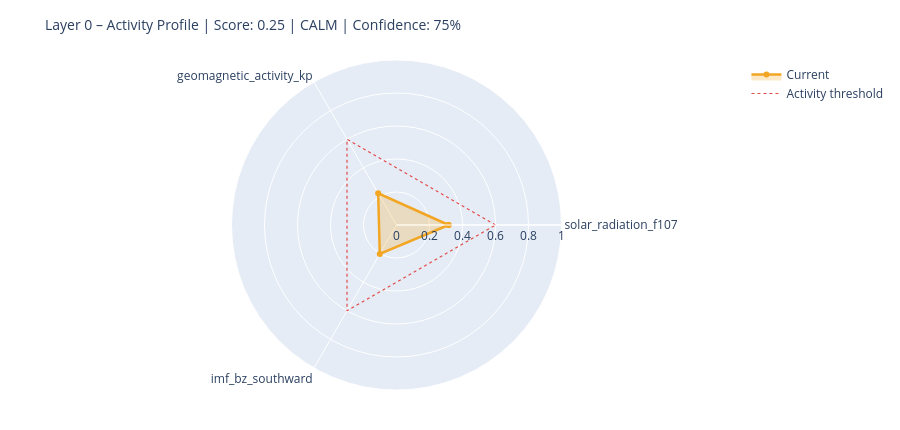

Notebook code cell kept with this figure:
### Markdown cell above
---
## 6. State Assessment & Handoff to Layer 1

### Code cell
# ============================================================
# STEP 1 – Collect raw values with source modes
# Mode: 'primary' | 'fallback_3h' | 'last_valid' | 'missing'
# ============================================================

def safe_last(df, col):
    if df is None or col not in df.columns: return None
    s = df[col].dropna()
    return float(s.iloc[-1]) if not s.empty else None

f107_now = safe_last(df_f107, 'f10.7')
bz_now   = safe_last(df_mag,  'bz_gsm')
kp_now   = safe_last(df_kp,   'kp')
sw_now   = safe_last(df_sw,   'speed')

source_modes = {
    'F10.7':    'primary'  if f107_now is not None else 'missing',
    'Kp':       'primary'  if kp_now   is not None else 'missing',
    'IMF_Bz':   'primary'  if bz_now   is not None else 'missing',
    'SW_speed': 'primary'  if sw_now   is not None else 'missing',
}

# Kp Fallback – 3h endpoint
if kp_now is None:
    try:
        r = requests.get(
            'https://services.swpc.noaa.gov/json/noaa-planetary-k-index.json',
            timeout=10)
        r.raise_for_status()
        fb = pd.DataFrame(r.json())
        tc = next((c for c in fb.columns if 'time' in c.lower()), fb.columns[0])
        kc = next((c for c in fb.columns if 'kp' in c.lower() and c != tc), None)
        if kc:
            fb[kc] = fb[kc].astype(str).str.extract(r'([0-9]+(?:\.[0-9]*)?)')[0]
            fb[kc] = pd.to_numeric(fb[kc], errors='coerce')
            fb = fb[fb[kc] >= 0].dropna(subset=[kc])
            if not fb.empty:
                kp_now = float(fb[kc].iloc[-1])
                source_modes['Kp'] = 'fallback_3h'
                print(f'  Kp fallback (3h): {kp_now:.1f}')
    except Exception as e:
        print(f'  Kp fallback failed: {e}')

# Solar Wind Fallback – last valid value
if sw_now is None and df_sw is not None and 'speed' in df_sw.columns:
    s = df_sw['speed'].dropna()
    if not s.empty:
        sw_now = float(s.iloc[-1])
        source_modes['SW_speed'] = 'last_valid'
        print(f'  SW fallback (last_valid): {sw_now:.0f} km/s')

print()
print('Source modes:', source_modes)

# ============================================================
# STEP 2 – Score from available components only
# ============================================================

def norm(v, lo, hi):
    if v is None: return None
    return max(0.0, min(1.0, (v - lo) / (hi - lo)))

COMPONENTS = {
    'solar_radiation_f107':    (f107_now, norm(f107_now, 60, 250)),
    'geomagnetic_activity_kp': (kp_now,   norm(kp_now,   0,   9)),
    'imf_bz_southward':        (bz_now,   norm(-(bz_now or 0) if bz_now else None, -5, 30)
                                           if bz_now is not None else None),
    'solar_wind_speed':        (sw_now,   norm(sw_now, 300, 800)),
}

available   = {k: v[1] for k, v in COMPONENTS.items() if v[1] is not None}
unavailable = [k for k, v in COMPONENTS.items() if v[1] is None]

layer0_score = round(sum(available.values()) / len(available), 4) if available else None
confidence   = round(len(available) / len(COMPONENTS), 2)

level = ('unknown'  if layer0_score is None
         else 'calm'     if layer0_score < 0.3
         else 'moderate' if layer0_score < 0.6
         else 'active')

# ============================================================
# STEP 3 – Dominant Driver
# ============================================================

def dominant_driver(kp, f107, bz, sw):
    candidates = []
    if kp   is not None and kp   >= 4:   candidates.append(('geomagnetic',    kp / 9))
    if sw   is not None and sw   >= 500:  candidates.append(('solar_wind',     sw / 800))
    if bz   is not None and bz   <= -5:   candidates.append(('imf_southward',  abs(bz) / 30))
    if f107 is not None and f107 >= 150:  candidates.append(('solar_radiation',f107 / 250))
    return max(candidates, key=lambda x: x[1])[0] if candidates else 'none'

driver = dominant_driver(kp_now, f107_now, bz_now, sw_now)

# ============================================================
# STEP 4 – Downstream expectations
# ============================================================

def downstream_expectation(driver, score, kp, bz, f107):
    exp = {
        'magnetosphere':        'calm',
        'ionosphere':           'calm',
        'schumann_resonance':   'unchanged',
        'lithosphere_currents': 'low',
    }
    if driver == 'geomagnetic' or (kp and kp >= 5):
        exp['magnetosphere']        = 'compressed / storm'
        exp['ionosphere']           = 'elevated disturbance (TEC variability)'
        exp['schumann_resonance']   = 'elevated amplitude possible'
        exp['lithosphere_currents'] = 'elevated induction currents'
    elif driver == 'imf_southward' or (bz and bz <= -5):
        exp['magnetosphere']        = 'energy coupling active'
        exp['ionosphere']           = 'elevated electron density possible'
        exp['schumann_resonance']   = 'slight modulation possible'
    elif driver == 'solar_radiation' or (f107 and f107 >= 150):
        exp['ionosphere']           = 'elevated ionization (F-layer)'
        exp['schumann_resonance']   = 'slightly elevated background activity'
    return exp

downstream = downstream_expectation(driver, layer0_score, kp_now, bz_now, f107_now)

# ============================================================
# CONSOLE OUTPUT
# ============================================================

W = 58
print('=' * W)
print('LAYER 0 – STATE ASSESSMENT')
print('=' * W)
for name, (raw_v, score_v) in COMPONENTS.items():
    if score_v is not None:
        bar = '█' * int(score_v * 20) + '░' * (20 - int(score_v * 20))
        print(f'  {name:<35}  {bar}  {score_v:.2f}')
    else:
        print(f'  {name:<35}  {"─" * 20}  n/a')
print('-' * W)
print(f'  Score ({len(available)}/{len(COMPONENTS)} components):  {layer0_score:.3f}')
print(f'  Confidence:         {confidence:.0%}')
print(f'  Level:              {level.upper()}')
print(f'  Dominant Driver:    {driver}')

# Radar chart
cats = list(available.keys())
vals = list(available.values())
if len(cats) >= 3:
    fig = go.Figure()
    fig.add_trace(go.Scatterpolar(
        r=vals + [vals[0]], theta=cats + [cats[0]],
        fill='toself', fillcolor='rgba(242,166,35,0.25)',
        line=dict(color='#F2A623', width=2.5), name='Current'
    ))
    fig.add_trace(go.Scatterpolar(
        r=[0.6] * (len(cats) + 1), theta=cats + [cats[0]],
        line=dict(color='#E24B4A', dash='dot', width=1.2),
        mode='lines', name='Activity threshold'
    ))
    fig.update_layout(
        title=dict(text=f'Layer 0 – Activity Profile | Score: {layer0_score:.2f} | {level.upper()} | Confidence: {confidence:.0%}',
                   font=dict(size=14)),
        polar=dict(radialaxis=dict(visible=True, range=[0, 1])),
        height=430, showlegend=True,
        margin=dict(l=60, r=60, t=60, b=40)
    )
    fig.show()

### Figure 1 — Plotly figure (JSON) as saved in the notebook; plotly's stock layout.template omitted (floating-point values rounded to 4 significant figures)
{"data": [{"fill": "toself", "fillcolor": "rgba(242,166,35,0.25)", "line": {"color": "#F2A623", "width": 2.5}, "name": "Current", "r": [0.3158, 0.2222, 0.2026, 0.3158], "theta": ["solar_radiation_f107", "geomagnetic_activity_kp", "imf_bz_southward", "solar_radiation_f107"], "type": "scatterpolar"}, {"line": {"color": "#E24B4A", "dash": "dot", "width": 1.2}, "mode": "lines", "name": "Activity threshold", "r": [0.6, 0.6, 0.6, 0.6], "theta": ["solar_radiation_f107", "geomagnetic_activity_kp", "imf_bz_southward", "solar_radiation_f107"], "type": "scatterpolar"}], "layout": {"height": 430, "margin": {"b": 40, "l": 60, "r": 60, "t": 60}, "polar": {"radialaxis": {"range": [0, 1], "visible": true}}, "showlegend": true, "title": {"font": {"size": 14}, "text": "Layer 0 – Activity Profile | Score: 0.25 | CALM | Confidence: 75%"}}}
